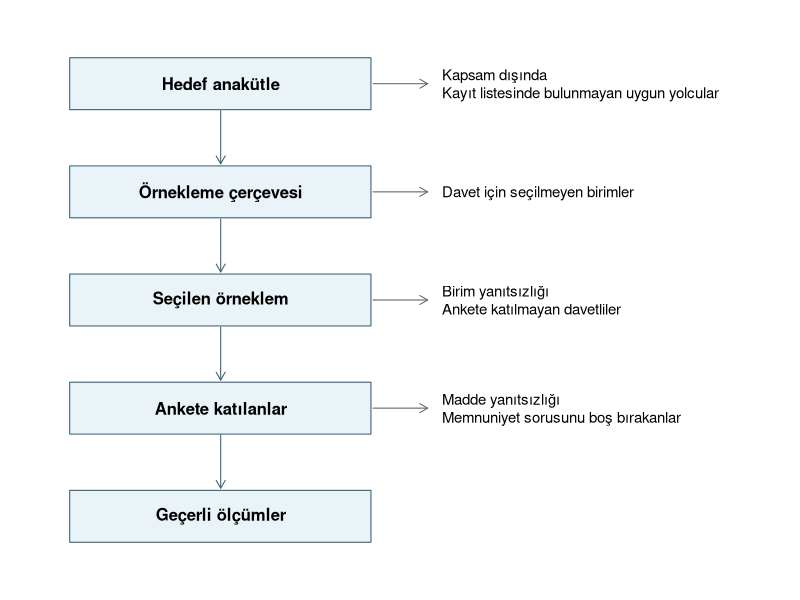
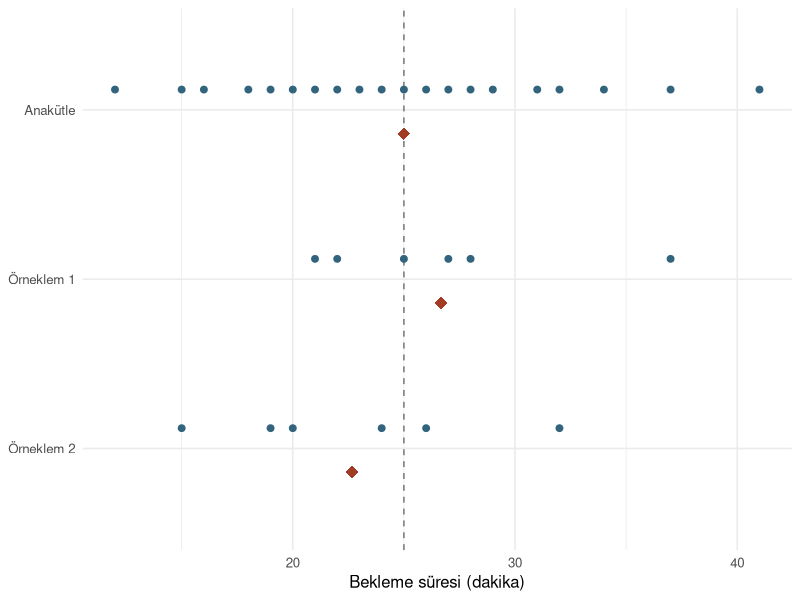
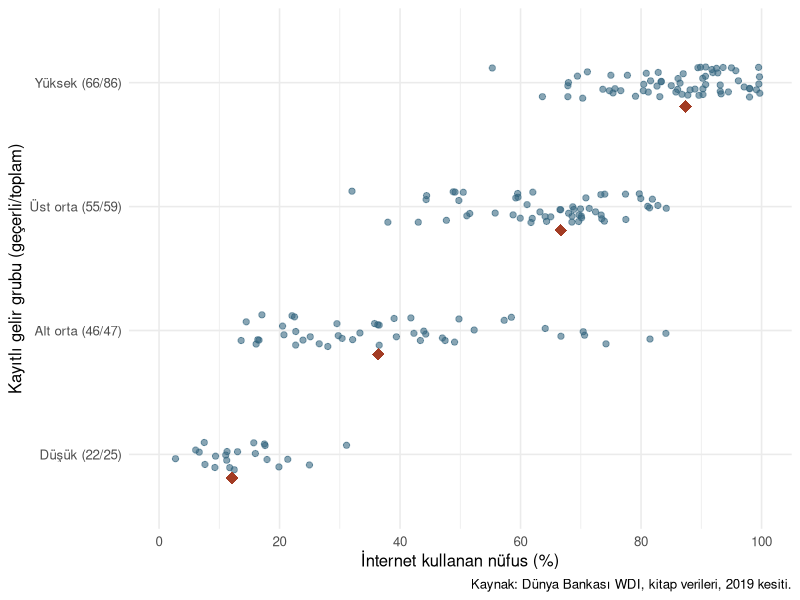

These figures' R source, in order:
## ---- chunk 1
#| label: fig-thinking-frame
#| echo: false
#| fig-width: 8
#| fig-height: 4.7
#| fig-cap: "Planlı bir ankette hedef anakütleden geçerli ölçümlere geçiş. Çerçeve, uygunluk ve tekillik denetiminden sonraki listeyi gösterir."
#| fig-alt: "Beş kutu hedef anakütle, örnekleme çerçevesi, seçilen örneklem, ankete katılanlar ve geçerli ölçümler sırasını izler. Dört yan dal çerçeve dışındaki uygun yolcuları, seçilmeyenleri, birim yanıtsızlığını ve madde yanıtsızlığını gösterir."

par(mar = rep(0.4, 4))
plot.new()
plot.window(xlim = c(0, 10), ylim = c(0, 10))
asama_y <- c(9, 7, 5, 3, 1)
asama <- c("Hedef anakütle", "Örnekleme çerçevesi",
           "Seçilen örneklem", "Ankete katılanlar", "Geçerli ölçümler")
yan_dal <- c("Kapsam dışında\nKayıt listesinde bulunmayan uygun yolcular",
             "Davet için seçilmeyen birimler",
             "Birim yanıtsızlığı\nAnkete katılmayan davetliler",
             "Madde yanıtsızlığı\nMemnuniyet sorusunu boş bırakanlar")
rect(0.45, asama_y - 0.48, 4.6, asama_y + 0.48,
     col = "#EAF3F7", border = "#335B70")
text(2.53, asama_y, asama, font = 2)
gecis_y <- asama_y[-length(asama_y)]
arrows(2.53, gecis_y - 0.5, 2.53, asama_y[-1] + 0.52,
       length = 0.09, col = "#335B70")
arrows(4.63, gecis_y, 5.38, gecis_y,
       length = 0.09, col = "#606060")
text(5.58, gecis_y, yan_dal, adj = c(0, 0.5), cex = 0.9)
## ---- chunk 2
#| label: tbl-thinking-sampling
#| tbl-cap: "Bilinen anakütle ile iki bağımsız örneklemin bekleme süreleri ve ortalamaları"

library(dplyr)
library(ggplot2)
library(readr)

bekleme <- c(12, 15, 16, 18, 19, 20, 21, 22, 23, 24,
             25, 26, 27, 28, 29, 31, 32, 34, 37, 41)

set.seed(51)
birinci <- sample.int(length(bekleme), size = 6)
ikinci <- sample.int(length(bekleme), size = 6)

sureler <- list(Anakütle = bekleme,
                "Örneklem 1" = bekleme[birinci],
                "Örneklem 2" = bekleme[ikinci])
ortalamalar <- vapply(sureler, mean, numeric(1))
knitr::kable(
  data.frame(
    grup = names(sureler),
    sureler = vapply(sureler, function(x) paste(sort(x), collapse = ", "),
                     character(1)),
    ortalama = unname(ortalamalar)
  ),
  row.names = FALSE,
  digits = 2, format.args = list(decimal.mark = ","),
  col.names = c("Grup", "Bekleme süreleri (dakika)", "Ortalama (dakika)")
)
## ---- chunk 3
#| label: fig-thinking-samples
#| fig-width: 8
#| fig-height: 3.4
#| fig-cap: "Bilinen yapay anakütle ve ondan ayrı ayrı seçilen iki örneklem. Düşey kesikli çizgi anakütle ortalamasını, baklavalar grup ortalamalarını gösterir."
#| fig-alt: "Aynı dakika ekseninde anakütlenin 20 ve her örneklemin 6 noktası var. İki örneklem ortalaması, 25 dakikalık anakütle ortalamasının iki yanında kalıyor."

grup_duzeyleri <- rev(names(sureler))
gozlemler <- stack(sureler) |>
  mutate(ind = factor(ind, levels = grup_duzeyleri))
ortalamalar_df <- data.frame(
  ind = factor(names(ortalamalar), levels = grup_duzeyleri),
  values = unname(ortalamalar)
)

ggplot(gozlemler, aes(x = values, y = ind)) +
  geom_vline(xintercept = ortalamalar[1], linetype = "dashed",
             colour = "grey45") +
  geom_point(position = position_nudge(y = 0.12), size = 2,
             colour = "#33647E") +
  geom_point(data = ortalamalar_df, position = position_nudge(y = -0.14),
             shape = 18, size = 4, colour = "#A33C24") +
  labs(x = "Bekleme süresi (dakika)", y = NULL) +
  theme_minimal(base_size = 12)
## ---- chunk 4
#| label: thinking-wdi-scope

ulkeler <- read_csv("data/countries.csv", show_col_types = FALSE) |>
  filter(year == 2019)
sozluk <- read_csv("data/indicator_dictionary.csv", show_col_types = FALSE)
internet_tanimi <- sozluk |>
  filter(indicator == "internet_users_pct") |>
  select(wdi_code, unit, description)

stopifnot(nrow(ulkeler) > 0, !anyNA(ulkeler$country_code),
          !anyDuplicated(ulkeler$country_code), nrow(internet_tanimi) == 1)
knitr::kable(internet_tanimi)

kapsam <- ulkeler |>
  summarise(toplam = n(),
            gecerli = sum(!is.na(internet_users_pct)),
            eksik = toplam - gecerli)
knitr::kable(kapsam, col.names = c("Toplam ekonomi", "Geçerli", "Eksik"))
## ---- chunk 5
#| label: thinking-wdi-summary

gelir_duzeyi <- c("Low income", "Lower middle income",
                  "Upper middle income", "High income")
gelir_adi <- c("Düşük", "Alt orta", "Üst orta", "Yüksek")

ulkeler <- ulkeler |>
  mutate(gelir = factor(income_group, levels = gelir_duzeyi,
                        labels = gelir_adi))

gelir_ozet <- ulkeler |>
  group_by(gelir, .drop = FALSE) |>
  summarise(toplam = n(),
            gecerli = sum(!is.na(internet_users_pct)),
            eksik = toplam - gecerli,
            medyan = median(internet_users_pct, na.rm = TRUE),
            .groups = "drop")

knitr::kable(
  gelir_ozet, digits = 2, format.args = list(decimal.mark = ","),
  col.names = c("Gelir grubu", "Toplam", "Geçerli", "Eksik", "Medyan (%)")
)
## ---- chunk 6
#| label: fig-thinking-wdi
#| fig-width: 8.6
#| fig-height: 4
#| fig-cap: "WDI kitap kesitindeki 2019 internet kullanım yüzdeleri, dosyada kayıtlı gelir gruplarına göre. Küçük noktalar geçerli ülke/ekonomi değerleri, baklavalar grup medyanlarıdır. Eksen etiketleri geçerli/toplam kayıt sayısını verir."
#| fig-alt: "Dört gelir grubundaki ülke yüzdeleri ortak eksende gösteriliyor. Medyan düşük gelir grubunda yaklaşık yüzde 12, yüksek gelir grubunda yüzde 87. Grup içi değerler değişiyor ve bazı grupların değerleri örtüşüyor."

gelir_etiketi <- setNames(
  paste0(gelir_ozet$gelir, " (", gelir_ozet$gecerli, "/",
         gelir_ozet$toplam, ")"),
  gelir_ozet$gelir
)
internet_gozlemleri <- ulkeler |>
  filter(!is.na(internet_users_pct))

ggplot(internet_gozlemleri, aes(x = internet_users_pct, y = gelir)) +
  geom_point(
    position = position_jitter(width = 0, height = 0.13, seed = 51),
    alpha = 0.58, size = 1.8, colour = "#33647E"
  ) +
  geom_point(
    data = filter(gelir_ozet, gecerli > 0),
    aes(x = medyan, y = gelir),
    inherit.aes = FALSE, shape = 18, size = 4, colour = "#A33C24",
    position = position_nudge(y = -0.19)
  ) +
  scale_x_continuous(breaks = seq(0, 100, 20), limits = c(0, 100)) +
  scale_y_discrete(labels = gelir_etiketi) +
  labs(x = "İnternet kullanan nüfus (%)",
       y = "Kayıtlı gelir grubu (geçerli/toplam)",
       caption = "Kaynak: Dünya Bankası WDI, kitap verileri, 2019 kesiti.") +
  theme_minimal(base_size = 12)
## ---- chunk 7
#| label: thinking-solution-sampling

set.seed(82)
ornek_a <- sample(bekleme, size = 10)
ornek_b <- sample(bekleme, size = 10)
round(c(anakutle = mean(bekleme),
        ornek_a = mean(ornek_a),
        ornek_b = mean(ornek_b)), 2)
